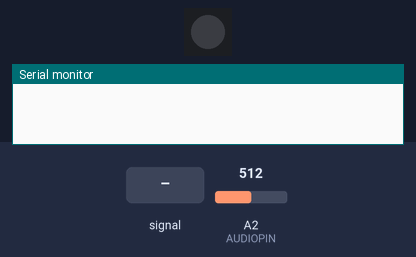
A sketch run on a simulated Arduino Uno, built with avr-gcc and run on an emulated ATmega328P. Shown: 1 RGB LEDs in strip order, left to right, the last lines printed to the serial monitor. Inputs (shaded band) come from the test bench; at power-on: A2 (AUDIOPIN) = 512. Dim RGB values are drawn brighter than linear.

Above: at 1.2 s.
1.3 s: A2 (AUDIOPIN) fed a 200 Hz sine of ±81 counts around its level
At 2.8 s:
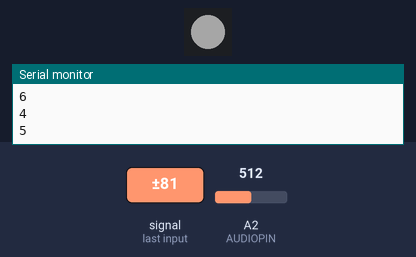
4.3 s: A2 (AUDIOPIN) set to 122
5.8 s: A2 (AUDIOPIN) fed a 200 Hz sine of ±81 counts around its level
Timing chart, 0 to 14.8 s (numbered marks = the images above; inputs shaded):
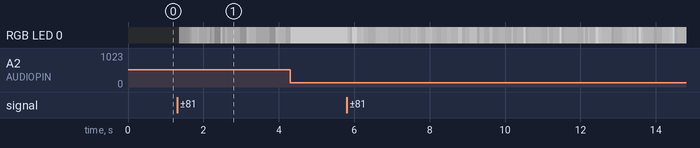

The sketch:

AudioJackFFT.ino
```cpp
//
//  Beat Sync
//  A music visualiztion device.
//  Created by
//  Mike Newell
//

#include "fix_fft.h"
#include "Adafruit_NeoPixel.h"

#define N_PIXELS  1  // Number of pixels you are using
#define LED_PIN   6  // NeoPixel LED strand is connected to GPIO #0 / D0
#define SLOW_FADE 3500 //  the speed it takes to fade in and out 10000
#define FAST_FADE 1 // faster fades
#define SLOW_PACE_SWITCH 60 //  how often do we change pace?
#define FAST_PACE_SWITCH 900
#define SENSITIVITY 10 //  how sensitive the sensor is 9
#define AUDIOPIN 2
#define POT_PIN 5

Adafruit_NeoPixel  strip = Adafruit_NeoPixel(N_PIXELS, LED_PIN, NEO_GRB + NEO_KHZ800);

// fading
int lastValue = 0;

// pace switching
int paceCount = 0;
int pace = SLOW_FADE;
boolean slow = true;
int pace_switch = SLOW_PACE_SWITCH;

//  FFT
int x = 0;
char im[128], data[128];
char data_avgs[14];
int i=0,val;


void setup()
{
  strip.begin();
  Serial.begin(9600);
}

void loop()
{
  // FFT
  for (i=0; i < 128; i++){
    val = analogRead(AUDIOPIN);
    data[i] = val;
    im[i] = 0;
  };

  fix_fft(data,im,7,0);

  for (i=0; i< 64;i++){
    data[i] = sqrt(data[i] * data[i] + im[i] * im[i]);  // this gets the absolute value of the values in the
    //array, so we're only dealing with positive numbers
  };

  // average bars together
  for (i=0; i<14; i++) {
    data_avgs[i] = data[i*4] + data[i*4 + 1] + data[i*4 + 2] + data[i*4 + 3];   // average together

    data_avgs[i] = map(data_avgs[i], 0, 30, 0, 9);                              // remap values for LoL
  }
  int value = data_avgs[1];//0 for bass

  if(value > 0) {
    Serial.println(value);

    // fade
    if(lastValue < value) {
      fadeUp(((value * SENSITIVITY) - (lastValue * SENSITIVITY)), value * SENSITIVITY);
    } else if(lastValue > value) {
      fadeDown(((lastValue * SENSITIVITY) - (value * SENSITIVITY)), lastValue * SENSITIVITY);
    }

    lastValue = value;
  }

  paceCount++;
  if(paceCount > pace_switch) {
    paceCount = 0;
    if(slow) {
      slow = false;
      pace = FAST_FADE;
      pace_switch = FAST_PACE_SWITCH;
//      Serial.println("switching to fast");
    } else {
      slow = true;
      pace = SLOW_FADE;
      pace_switch = SLOW_PACE_SWITCH;
//      Serial.println("switching to slow");
    }
  }

}

void fadeUp(int diff, int startLow) {
  int count = 0;
  while(diff > count) {
    write_strip((startLow + count));
    count++;
    delayMicroseconds(pace);
  }
}

void fadeDown(int diff, int startHigh) {
  int count = 0;
  while(diff > count) {
    write_strip((startHigh - count));
    count++;
    delayMicroseconds(pace);
  }
}

void write_strip(int brightness) {
  if(brightness > 255) {
    brightness = 255;
  }
  strip.setBrightness(brightness);
  strip.setPixelColor(0,strip.Color(255,255,255));
  strip.show(); // Update strip
}
```

fix_fft.h
```cpp
#ifndef FIXFFT_H
#define FIXFFT_H

#include <WProgram.h>


/*
  fix_fft() - perform forward/inverse fast Fourier transform.
  fr[n],fi[n] are real and imaginary arrays, both INPUT AND
  RESULT (in-place FFT), with 0 <= n < 2**m; set inverse to
  0 for forward transform (FFT), or 1 for iFFT.
*/
int fix_fft(char fr[], char fi[], int m, int inverse);


/*
  fix_fftr() - forward/inverse FFT on array of real numbers.
  Real FFT/iFFT using half-size complex FFT by distributing
  even/odd samples into real/imaginary arrays respectively.
  In order to save data space (i.e. to avoid two arrays, one
  for real, one for imaginary samples), we proceed in the
  following two steps: a) samples are rearranged in the real
  array so that all even samples are in places 0-(N/2-1) and
  all imaginary samples in places (N/2)-(N-1), and b) fix_fft
  is called with fr and fi pointing to index 0 and index N/2
  respectively in the original array. The above guarantees
  that fix_fft "sees" consecutive real samples as alternating
  real and imaginary samples in the complex array.
*/
int fix_fftr(char f[], int m, int inverse);


#endif
```
